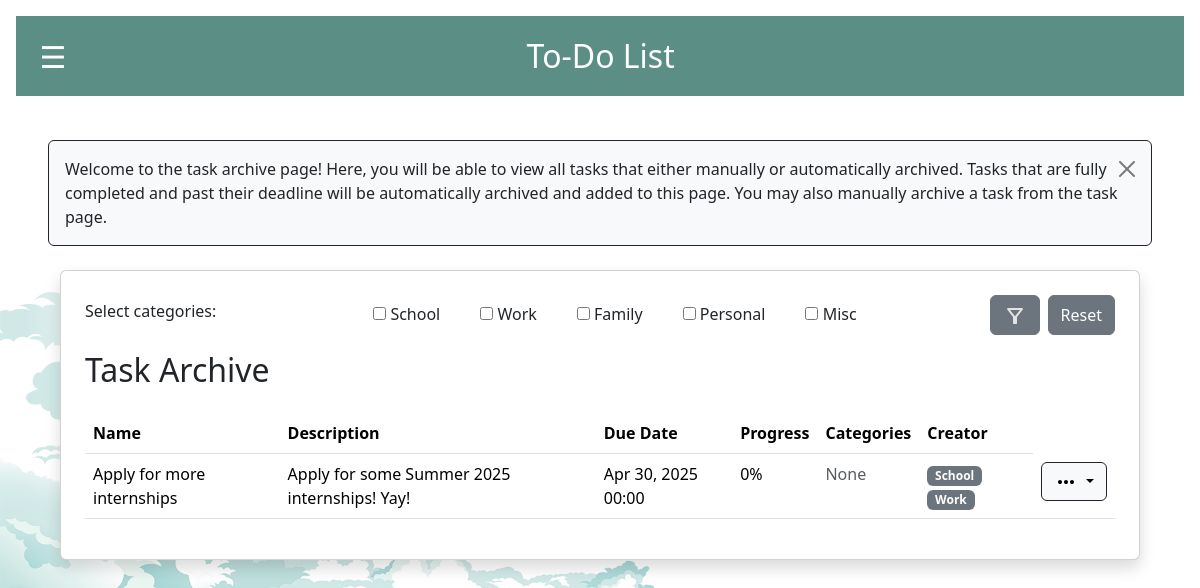
Before: /task_archive/ (signed in) with the older database file.
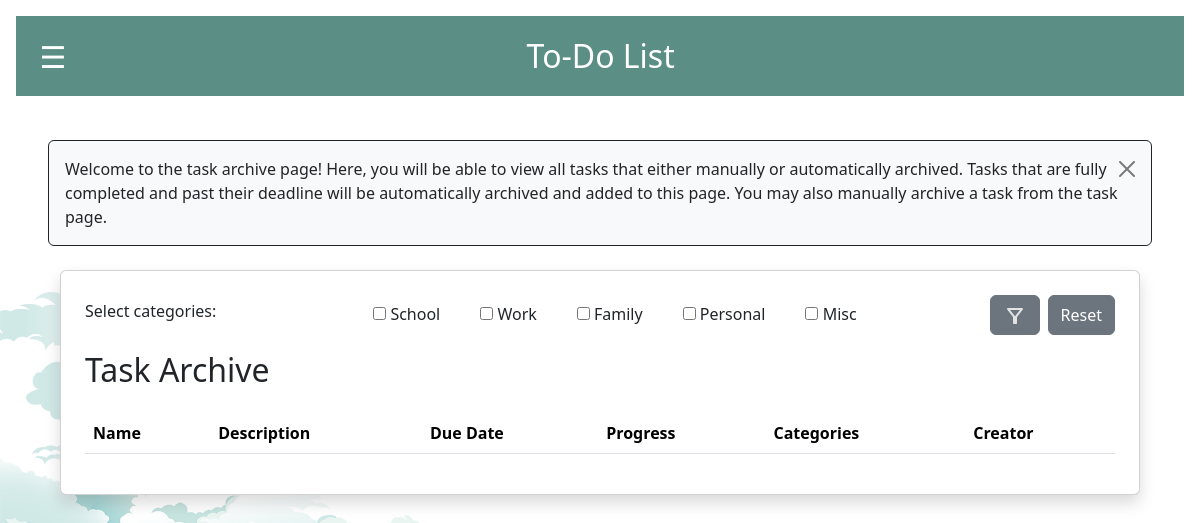
After: the same page with the newer database file.
### todoapp/models.py (models this page shows, shortened)
class Category(models.Model):
    name = models.CharField(max_length=50)
    def __str__(self):
        return self.name

class Task(models.Model):
    name = models.CharField(max_length=255)
    creator = models.ForeignKey(User, on_delete=models.CASCADE)
    description = models.TextField()
    due_date = models.DateTimeField()
    progress = models.IntegerField(default=0)
    is_completed = models.BooleanField(default=False)
    is_archived = models.BooleanField(default=False)
    categories = models.ManyToManyField(Category, related_name="tasks", blank=True)
    assigned_users = models.ManyToManyField(User, related_name="assigned_tasks")
    notifications_enabled = models.BooleanField(default=False)
    NOTIFICATION_TIMES = [
        (10, '10 minutes before'),
        (60, '1 hour before'),
        (1440, '1 day before'),
    ]
    NOTIFICATION_TYPES = [
        ('push', 'Push Notification'),
        ('email', 'Email Notification'),
    ]
    notification_time = models.IntegerField(choices=NOTIFICATION_TIMES, default=60)
    notification_type = models.CharField(
        max_length=10,
        choices=NOTIFICATION_TYPES,
        default='push'
    )

### todoapp/views.py (the view)
# urls.py: path('task_archive/', task_archive, name='task_archive'),
def task_archive(request):
    form, _, _, filtered_archived_tasks = get_filtered_tasks(request)
    return render(request, 'task_archive.html', {
        'archived_tasks': filtered_archived_tasks,
        'form': form,
    })

### todoapp/forms.py
class FilterTasksForm(forms.Form):
    user_category_filter = forms.ModelMultipleChoiceField(
        queryset=Category.objects.all(),
        widget=forms.CheckboxSelectMultiple,
        required=False,
        label="Select categories:"
    )

### todoapp/context_processors.py (called while the page is built)
def vapid_key(request):
    return {
        'vapid_key': settings.VAPID_PUBLIC_KEY
    }

### todoapp/views.py (called while the page is built, shortened)
def get_filtered_tasks(request):
    form = FilterTasksForm(request.GET or None)
    my_filtered_tasks = Task.objects.filter(
        creator=request.user,
        is_archived=False
    )
    shared_filtered_tasks = Task.objects.filter(
        assigned_users=request.user,
        is_archived=False
    )
    filtered_archived_tasks = Task.objects.filter(
        is_archived=True
    ).filter(
        Q(creator=request.user) | Q(assigned_users=request.user)
    ).distinct()
    return form, my_filtered_tasks, shared_filtered_tasks, filtered_archived_tasks

### todoapp/templates/task_archive.html (shortened to what this page needs)
{% extends 'base.html' %}
{% block content %}
<div class="alert alert-info alert-dismissible fade show d-flex justify-content-between align-items-center flex-wrap gap-2 border border-dark custom-alert" role=alert">
    <p class="mb-0">
      Welcome to the task archive page! Here, you will be able to view all tasks that either manually or automatically archived. Tasks that are fully completed and past their deadline will be automatically archived and added to this page. You may also manually archive a task from the task page.
    </p>
    <button type="button" class="btn-close" data-bs-dismiss="alert" aria-label="Close"></button>
</div>
<div class="container mt-4">
    <div class="card p-4 shadow">
        <div class="filter-form mb-3">
            <form method="get" name="filter_tasks" class="d-flex justify-content-between align-items-center flex-wrap gap-2">
                <label class="form-label">{{ form.user_category_filter.label }}</label>
                <div class="d-flex flex-row flex-wrap gap-3">
                    {% for checkbox in form.user_category_filter %}
                        <div class="form-check">
                            {{ checkbox.tag }}
                            <label class="form-check-label">{{ checkbox.choice_label }}</label>
                        </div>
                    {% endfor %}
                </div>
                <div class="d-flex gap-2">
                    <button type="submit" name="make-filter" title="Filter" class="btn btn-secondary">
                        <svg xmlns="http://www.w3.org/2000/svg" height="24px" viewBox="0 -960 960 960" width="24px" fill="#e3e3e3"><path d="M440-160q-17 0-28.5-11.5T400-200v-240L168-736q-15-20-4.5-42t36.5-22h560q26 0 36.5 22t-4.5 42L560-440v240q0 17-11.5 28.5T520-160h-80Zm40-308 198-252H282l198 252Zm0 0Z"/></svg>
                    </button>
                    <button type="button" name="reset-filter" class="btn btn-secondary" onclick="resetFilter()">Reset</button>
                </div>
            </form>
        </div>
        <h2 class="mb-4">Task Archive</h2>
        <div class="table-responsive">
            <table class="table">
                <thead>
                    <tr>
                        <th>Name</th>
                        <th>Description</th>
                        <th>Due Date</th>
                        <th>Progress</th>
                        <th>Categories</th>
                        <th>Creator</th>
                    </tr>
                </thead>
                <tbody>
                    {% for task in archived_tasks %}
                    <tr>
                        <td>{{ task.name }}</td>
                        <td>{{ task.description }}</td>
                        <td>{{ task.due_date|date:"M d, Y H:i" }}</td>
                        <td>{{ task.progress }}%</td>
                        <td>
                            {% for user in task.assigned_users.all %}
                                <span class="badge bg-secondary">{{ user.username }}</span>
                            {% empty %}
                                <span class="text-muted">None</span>
                            {% endfor %}
                        </td>
                        <td>
                            {% for category in task.categories.all %}
                                <span class="badge bg-secondary">{{ category.name }}</span>
                            {% empty %}
                                <span class="text-muted">None</span>
                            {% endfor %}
                        </td>
                        <td>
                            <div class="btn-group">
                                <button type="button" class="custom-dark-button dropdown-toggle" data-bs-toggle="dropdown" aria-haspopup="true" aria-expanded="false">
                                </button>
                            </div>
                        </td>
                    </tr>
                    {% endfor %}
                </tbody>
            </table>
        </div>
    </div>
</div>
{% endblock %}

Changed rows visible on the page:
removed Task: name "Apply for more internships", description "Apply for some Summer 2025 internships! Yay!", due_date "Apr 30, 2025 00:00", progress "0", Category (name "School"), Category (name "Work")
